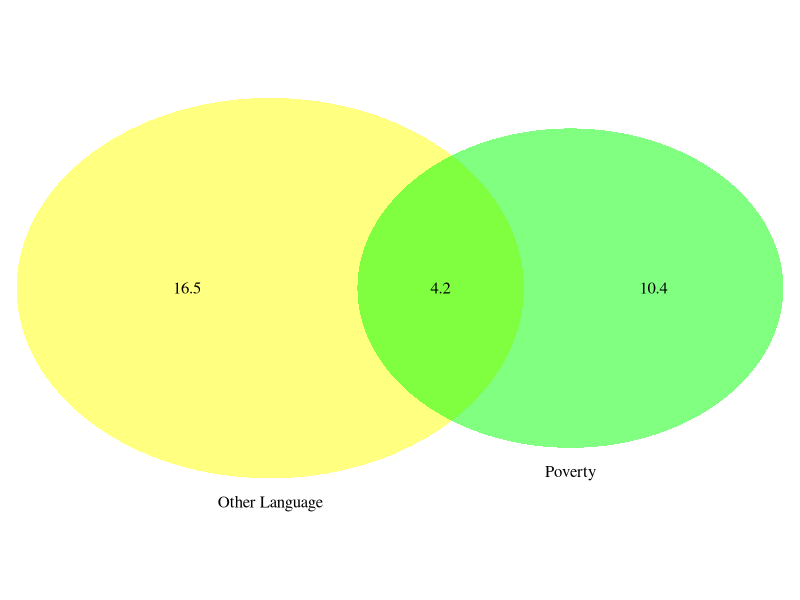
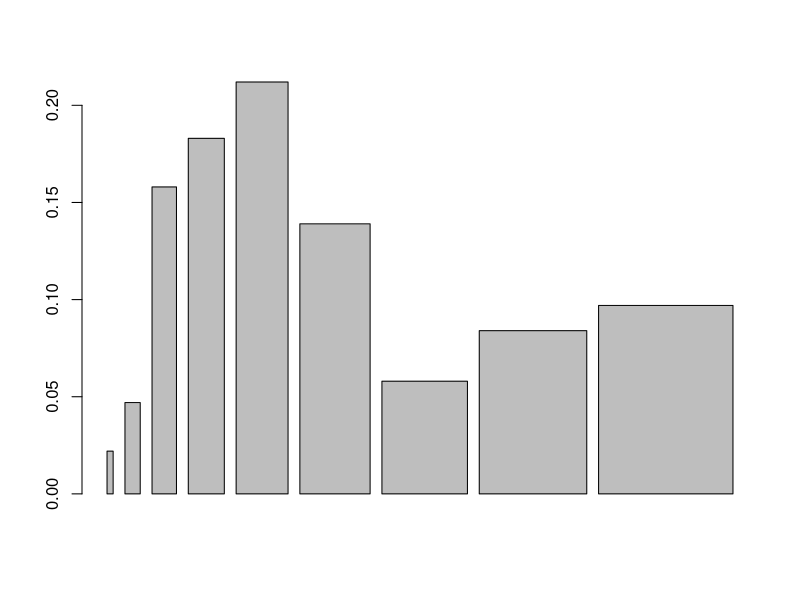

The R script that drew these images, in order:
## ---- chunk 1
knitr::opts_chunk$set(echo = TRUE)
## ---- chunk 2
#install.packages("VennDiagram")
#install.packages("formattable")
library(VennDiagram)
library(xtable)
library(formattable)
## ---- chunk 3
grid.newpage()
draw.pairwise.venn(14.6, 20.7, 4.2, category = c("Poverty", "Other Language"), lty = rep("blank",2), fill = c("green", "yellow"), alpha = rep(0.5, 2), cat.pos = c(0, 0), cat.dist = rep(0.025, 2))

## ---- chunk 4
f_blue <- 108 / 204
f_green <- 41 / 204
f_brown <- 55 / 204

m_blue <- 114 / 204
m_green <- 36 / 204
m_brown <- 54 / 204

both_blue <- 78 / 204
both_green <- 16 / 204
both_brown <- 23 / 204

m_brown_f_blue <- 19 / 204
m_green_f_blue <- 11 / 204

## ---- chunk 5

either_blue <- f_blue + m_blue - both_blue
either_blue

## ---- chunk 6

m_blue_both_blue <- both_blue/m_blue
m_blue_both_blue

## ---- chunk 7

P_m_brown_f_blue <- m_brown_f_blue/m_brown
P_m_brown_f_blue

## ---- chunk 8

p_m_green_f_blue <- m_green_f_blue/m_green
p_m_green_f_blue

## ---- chunk 9
total <- 95
prob_Fic <- 72 / total
prob_NonFic <- 23 / total
prob_Hc <- 28 / total
Prob_Pb <- 67 / total
prob_Hc_Fic <- 13 / total
prob_Hc_NonFic <- 15 / total
prob_pb_fict <- 59 / total
prob_pb_Nonfict <- 8
no_rep_total <- total - 1 # Without replacment, we removed 1 book

## ---- chunk 10
# Without replacment, we removed 1 book
prob_pb_fict_NoRep <- 59 / no_rep_total
final <- prob_Hc * prob_pb_fict_NoRep
final
## ---- chunk 11
# Without replacment, we removed 1 book
prob_Hc <- 28 / no_rep_total
final <- prob_Fic * prob_Hc
final
## ---- chunk 12
# With replacment, we put back the first book
prob_Hc <- 28 / total
final <- prob_Fic * prob_Hc
final

## ---- chunk 13
fees <- c(0, 25, 35)
proportion <- c(0.54, 0.34, 0.12)
model <- fees * proportion

mean(model)

sd(model)

## ---- chunk 14

sum(model*120) 
# with a deviation of: 
120*sd(model)

## ---- chunk 15

inc <- c(5, 12.5, 20, 29.5, 42.5, 57.5, 70, 88, 110)
tot <- c(0.022, 0.047, 0.158, 0.183, 0.212, 0.139, 0.058, 0.084, 0.097)

barplot(tot, inc)
## ---- chunk 16

sum(tot) # Should add up to 100% (minor differences might be due to rounding off errors)

p_earn_less_than_50 <- sum(tot[0:5])  # sum the first 5 probabilities to get the prob of making less than 50k
p_earn_less_than_50
## ---- chunk 17
p_earn_less_than_50_F <- sum(tot[0:5]) * 0.41
p_earn_less_than_50_F
